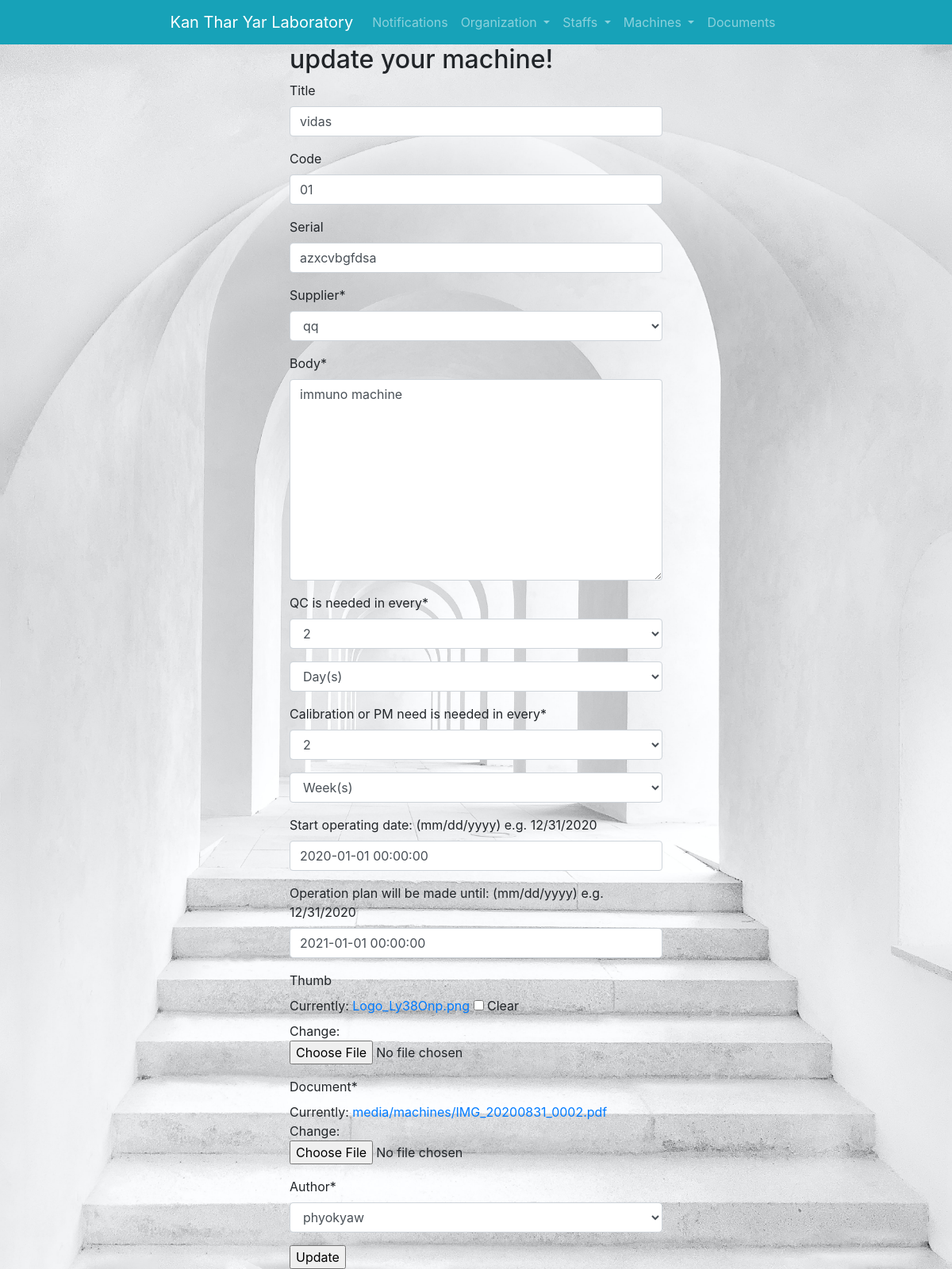
The app's page /machines/1/update/ with its own data.
### machine/models.py (models this page shows, shortened)
class machines(models.Model):
    INTERVAL_CHOICES = ((1, 'Day(s)'), (2, 'Week(s)'), (3, 'Month(s)'), (4, 'Year(s)'),)
    NUMBER_CHOICES = ((1, '1'), (2, '2'), (3, '3'), (4, '4'), (5, '5'), (6, '6'),
                       (7, '7'), (8, '8'), (9, '9'), (10, '10'), (11, '11'), (12, '12'),)
    title = models.CharField(max_length=100, blank=True, null=True)
    code = models.CharField(max_length=100, blank=True, null=True)
    serial = models.CharField(max_length=100, blank=True, null=True)
    supplier = models.ForeignKey(Suppliers, on_delete=models.CASCADE, null=True)
    body = models.TextField(blank=False, null=True)
    qc_plan_number = models.IntegerField('QC is needed in every',
                                           blank=False, null=True, choices=NUMBER_CHOICES)
    qc_plan_interval = models.IntegerField('',
                                             blank=False, null=True, choices=INTERVAL_CHOICES)
    cali_plan_number = models.IntegerField('Calibration or PM need is needed in every',
                                           blank=False, null=True, choices=NUMBER_CHOICES)
    cali_plan_interval = models.IntegerField('',
                                    blank=False, null=True, choices=INTERVAL_CHOICES)
    date = models.DateTimeField('start operating date: (mm/dd/yyyy) e.g. 12/31/2020', auto_now_add=False,
                                auto_now=False, blank=True, null=True)
    op_duration = models.DateTimeField('operation plan will be made until: (mm/dd/yyyy) e.g. 12/31/2020',
                                       auto_now_add=False, auto_now=False,blank=True, null=True)
    thumb = models.ImageField(default='default.png', blank=True)
    document = models.FileField(upload_to='media/machines/' , null=True)
    author = models.ForeignKey(User, default=None, on_delete=models.CASCADE,)
    add_date = models.DateTimeField(auto_now_add=True, null=True)

### machine/views.py (the view)
# urls.py: path('<int:pk>/update/', views.update_machine.as_view(),  name="update_machine"),
class update_machine(UpdateView):
        template_name = 'machine/machine_update.html'
        model = machines
        fields = '__all__'
        success_url = reverse_lazy('machine:list_machine')

### machine/models.py (called while the page is built)
    def __str__(self):
        return self.company

### machine/templates/machine/machine_update.html
{% extends 'base_layout.html' %}
{% block content %}
{% load crispy_forms_tags %}
    <div class="container" style="width:500px">
        <h2>update your machine!</h2>
        <form method="post">{% csrf_token %}
            {{ form|crispy}}
        <input type="submit" value="Update">
        </form>
    </div>
{% endblock %}

### assets/styles.css (style rules this page uses)
body { background-color: #0f121f; background-image: url('/static/feathers.jpg'); background-repeat-y: no-repeat; background-size: cover; color: #fff; }

### records on screen
machines: title "vidas", code "01", serial "azxcvbgfdsa", supplier "qq", body "immuno machine", qc_plan_number "2", qc_plan_interval "Day(s)", cali_plan_number "2", cali_plan_interval "Week(s)", date "2020-01-01 00:00:00", op_duration "2021-01-01 00:00:00", author "phyokyaw"
